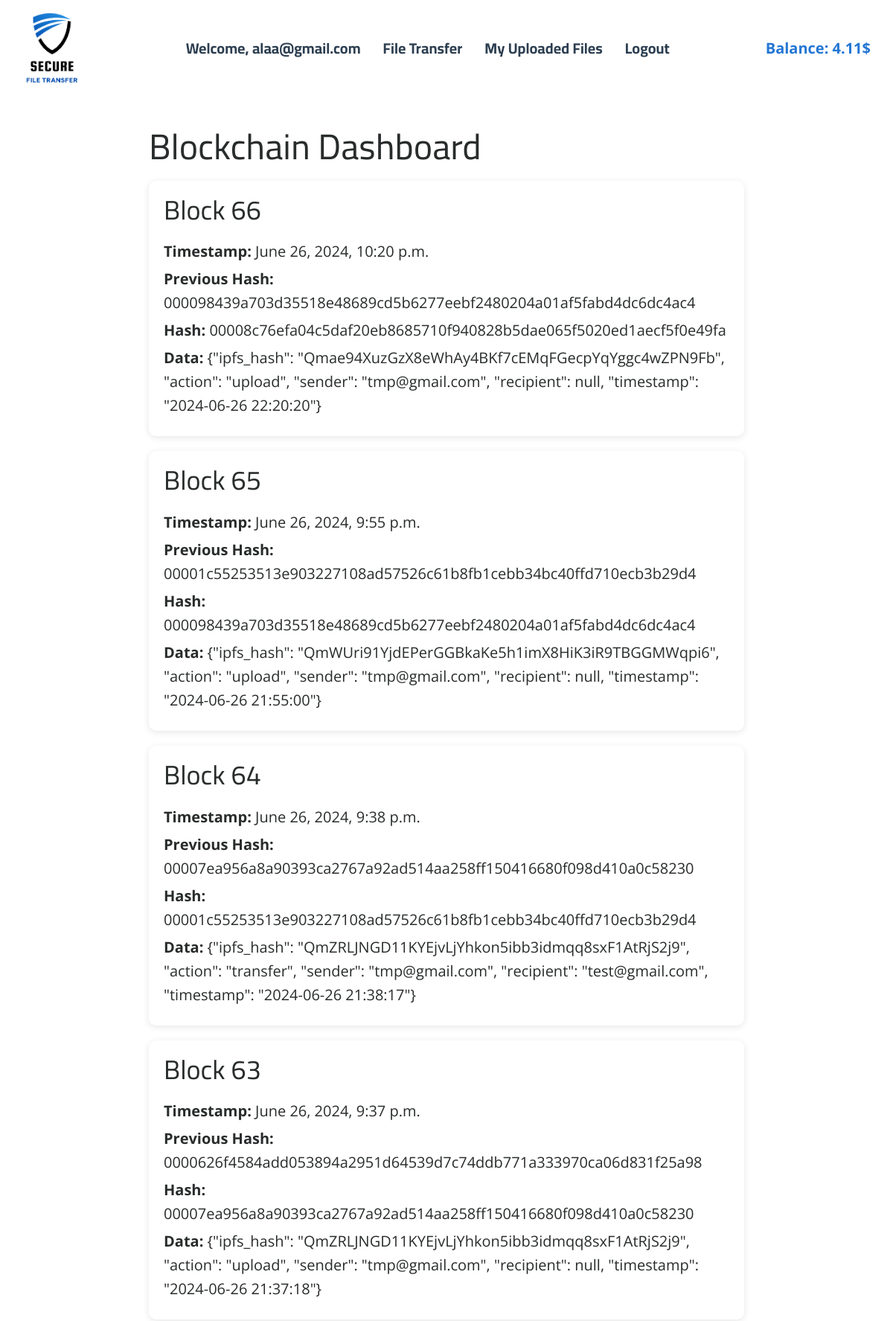
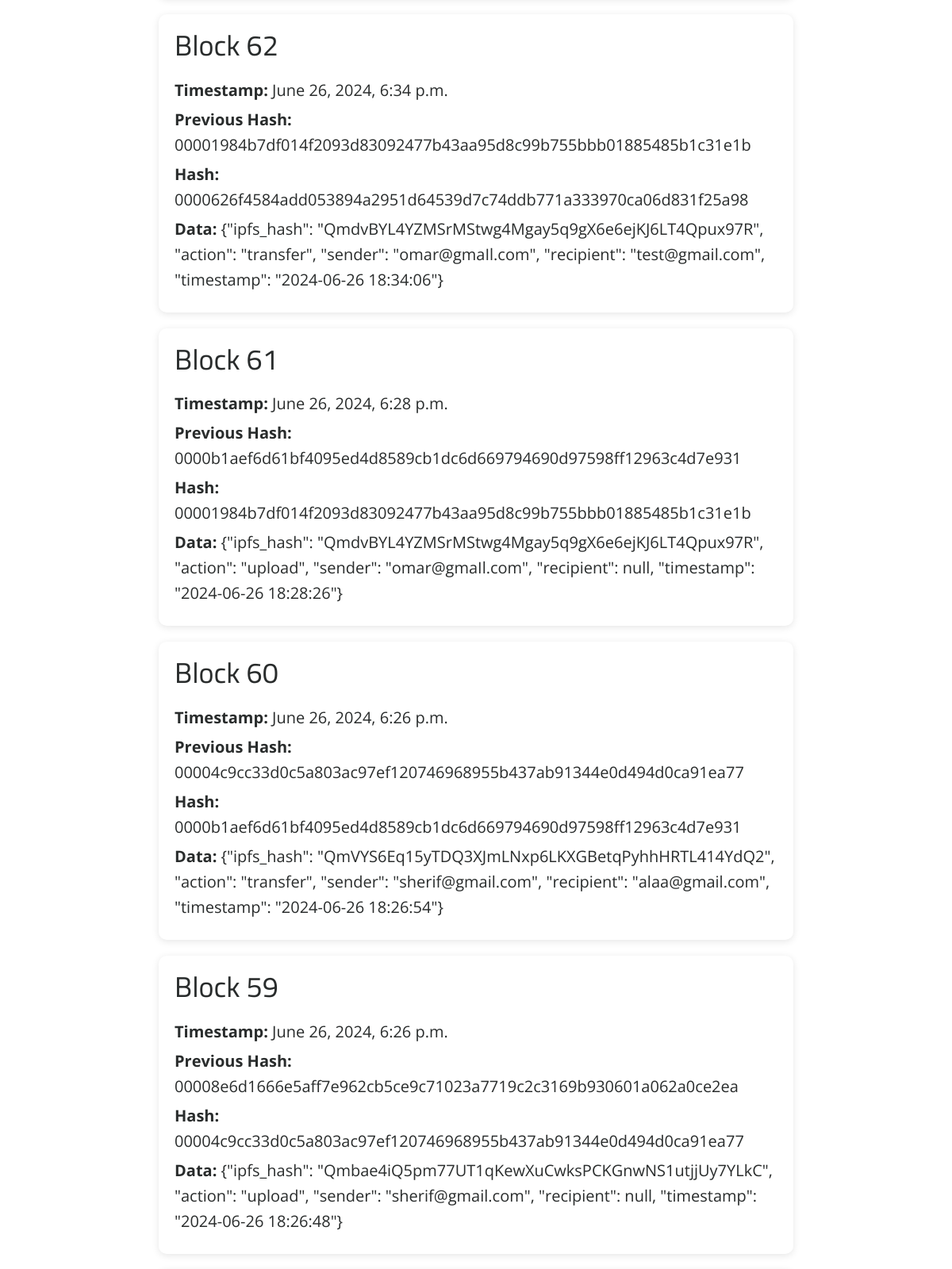
The app's page /dashboard/ (signed in, upper part) with its own data (2 pictures, top to bottom).
### secure_file_transfer/models.py (models this page shows, shortened)
class User(models.Model):
    email = models.EmailField(unique=True)
    password = models.CharField(max_length=128)

class Wallet(models.Model):
    owner = models.OneToOneField(User, on_delete=models.CASCADE)
    balance = models.DecimalField(max_digits=10, decimal_places=2, default=0.00)

class Blockchain(models.Model):
    block_number = models.IntegerField()
    timestamp = models.DateTimeField(auto_now_add=True)
    previous_hash = models.CharField(max_length=64)
    hash = models.CharField(max_length=64)
    data = models.TextField()
    nonce = models.IntegerField(default=0)

### secure_file_transfer/decorators.py (the view)
    def wrapper(request, *args, **kwargs):
        if 'user_id' not in request.session:
            return redirect('/login')
        return view_func(request, *args, **kwargs)

### secure_file_transfer/views.py (called while the page is built)
@custom_login_required
def dashboard(request):
    user = User.objects.get(id=request.session['user_id'])
    wallet, created = Wallet.objects.get_or_create(owner=user)  # Ensure the user has a wallet
    blocks = Blockchain.objects.all().order_by('-block_number')
    return render(request, 'dashboard.html', {'blocks': blocks, 'wallet_balance': wallet.balance})

### templates/dashboard.html (shortened to what this page needs)
{% extends 'base.html' %}
{% block content %}
<section class="dashboard-section">
    <div class="container">
        <h1>Blockchain Dashboard</h1>
        <div class="blockchain-data">
            {% for block in blocks %}
                <div class="block">
                    <h2>Block {{ block.block_number }}</h2>
                    <p><strong>Timestamp:</strong> {{ block.timestamp }}</p>
                    <p><strong>Previous Hash:</strong> {{ block.previous_hash }}</p>
                    <p><strong>Hash:</strong> {{ block.hash }}</p>
                    <p><strong>Data:</strong> {{ block.data }}</p>
                </div>
            {% endfor %}
        </div>
    </div>
</section>
{% endblock %}

### templates/base.html (shortened to what this page needs)
<!DOCTYPE html>
<html lang="en" style="font-size: 16px;">
<head>
    {% load static %}
    <link rel="stylesheet" href="{% static 'css/nicepage.css' %}" media="screen">
    <link rel="stylesheet" href="{% static 'css/Home.css' %}" media="screen">
</head>
<body class="u-body u-xl-mode" data-path-to-root="./" data-include-products="false" data-lang="en">
<header class="u-clearfix u-header u-header" id="sec-d5ff">
    <div class="u-clearfix u-sheet u-sheet-1" style="display: flex; justify-content: space-between; align-items: center;">
        <a href="/" class="u-image u-logo u-image-1">
            <img src="{% static 'images/Secure.png' %}" class="u-logo-image u-logo-image-1" style="width: 80px;height: 110px;">
        </a>
        {% if request.session.user_email %}
            <span class="u-menu-link"><b>Welcome, {{ request.session.user_email }}</b></span>
            <a href="{% url 'file_transfer' %}" class="u-menu-link"><b>File Transfer</b></a>
            <a href="{% url 'files' %}" class="u-menu-link"><b>My Uploaded Files</b></a>
            <a href="{% url 'logout' %}" class="u-menu-link"><b>Logout</b></a>
            <span class="wallet-balance">Balance: {{ wallet_balance }}$</span>
        {% else %}
            <a href="{% url 'login' %}" class="u-menu-link"><b>Login</b></a>
            <a href="{% url 'register' %}" class="u-menu-link"><b>Register</b></a>
        {% endif %}
    </div>
</header>
<div class="main-content">
    {% block content %}
    {% endblock %}
</div>
</body>
</html>

### templates/base.html (style rules this page uses)
.u-menu-link { text-decoration: none; font-weight: normal; transition: color 0.3s, border-bottom 0.3s; position: relative; color: #2c3e50; font-family: 'Cairo', sans-serif; font-size: 1em; margin: 0 15px; }
.u-menu-link::after { content: ''; display: block; width: 0; height: 2px; background: #12adef; transition: width 0.3s; position: absolute; left: 50%; bottom: -5px; transform: translateX(-50%); }
h1, h2, h3, h4, h5, h6 { font-family: 'Cairo', sans-serif; }
body { font-size: 20px !important; font-family: 'Cairo', sans-serif; display: flex; flex-direction: column; min-height: 100vh; margin: 0; }
.u-header { background-color: white; color: #2c3e50; padding: 10px 0; }
.u-logo-image { width: 100%; }
.u-logo { width: 150px; margin-top: 0; }
.main-content { flex: 1; }
.wallet-balance { color: #2476d4; font-weight: bold; margin-left: 10%; }

### templates/dashboard.html (style rules this page uses)
.dashboard-section { padding: 20px; }
.container { max-width: 800px; margin: auto; }
.block { background-color: white; padding: 20px; margin-bottom: 20px; border-radius: 10px; box-shadow: 0 2px 10px rgba(0, 0, 0, 0.1); }
.block h2 { margin-top: 0; }
.block p { margin: 5px 0; }

### records on screen
User: session.user_email "alaa@gmail.com"
Wallet: balance "4.11"
Blockchain: block_number "66", timestamp "June 26, 2024, 10:20 p.m.", previous_hash "000098439a703d35518e48689cd5b6277eebf2480204a01af5fabd4dc6dc4ac4", hash "00008c76efa04c5daf20eb8685710f940828b5dae065f5020ed1aecf5f0e49fa", data "{\"ipfs_hash\": \"Qmae94XuzGzX8eWhAy4BKf7cEMqFGecpYqYggc4wZPN9Fb\", \"action\": \"upload\", \"sender\": \"tmp@gmail.com\", \"recipient\": null, \"timestamp\": \"2024-06-26 22:20:20\"}"
Blockchain: block_number "65", timestamp "June 26, 2024, 9:55 p.m.", previous_hash "00001c55253513e903227108ad57526c61b8fb1cebb34bc40ffd710ecb3b29d4", hash "000098439a703d35518e48689cd5b6277eebf2480204a01af5fabd4dc6dc4ac4", data "{\"ipfs_hash\": \"QmWUri91YjdEPerGGBkaKe5h1imX8HiK3iR9TBGGMWqpi6\", \"action\": \"upload\", \"sender\": \"tmp@gmail.com\", \"recipient\": null, \"timestamp\": \"2024-06-26 21:55:00\"}"
Blockchain: block_number "64", timestamp "June 26, 2024, 9:38 p.m.", previous_hash "00007ea956a8a90393ca2767a92ad514aa258ff150416680f098d410a0c58230", hash "00001c55253513e903227108ad57526c61b8fb1cebb34bc40ffd710ecb3b29d4", data "{\"ipfs_hash\": \"QmZRLJNGD11KYEjvLjYhkon5ibb3idmqq8sxF1AtRjS2j9\", \"action\": \"transfer\", \"sender\": \"tmp@gmail.com\", \"recipient\": \"test@gmail.com\", \"timestamp\": \"2024-06-26 21:38:17\"}"
Blockchain: block_number "63", timestamp "June 26, 2024, 9:37 p.m.", previous_hash "0000626f4584add053894a2951d64539d7c74ddb771a333970ca06d831f25a98", hash "00007ea956a8a90393ca2767a92ad514aa258ff150416680f098d410a0c58230", data "{\"ipfs_hash\": \"QmZRLJNGD11KYEjvLjYhkon5ibb3idmqq8sxF1AtRjS2j9\", \"action\": \"upload\", \"sender\": \"tmp@gmail.com\", \"recipient\": null, \"timestamp\": \"2024-06-26 21:37:18\"}"
Blockchain: block_number "62", timestamp "June 26, 2024, 6:34 p.m.", previous_hash "00001984b7df014f2093d83092477b43aa95d8c99b755bbb01885485b1c31e1b", hash "0000626f4584add053894a2951d64539d7c74ddb771a333970ca06d831f25a98", data "{\"ipfs_hash\": \"QmdvBYL4YZMSrMStwg4Mgay5q9gX6e6ejKJ6LT4Qpux97R\", \"action\": \"transfer\", \"sender\": \"omar@gmaIl.com\", \"recipient\": \"test@gmail.com\", \"timestamp\": \"2024-06-26 18:34:06\"}"
Blockchain: block_number "61", timestamp "June 26, 2024, 6:28 p.m.", previous_hash "0000b1aef6d61bf4095ed4d8589cb1dc6d669794690d97598ff12963c4d7e931", hash "00001984b7df014f2093d83092477b43aa95d8c99b755bbb01885485b1c31e1b", data "{\"ipfs_hash\": \"QmdvBYL4YZMSrMStwg4Mgay5q9gX6e6ejKJ6LT4Qpux97R\", \"action\": \"upload\", \"sender\": \"omar@gmaIl.com\", \"recipient\": null, \"timestamp\": \"2024-06-26 18:28:26\"}"
Blockchain: block_number "60", timestamp "June 26, 2024, 6:26 p.m.", previous_hash "00004c9cc33d0c5a803ac97ef120746968955b437ab91344e0d494d0ca91ea77", hash "0000b1aef6d61bf4095ed4d8589cb1dc6d669794690d97598ff12963c4d7e931", data "{\"ipfs_hash\": \"QmVYS6Eq15yTDQ3XJmLNxp6LKXGBetqPyhhHRTL414YdQ2\", \"action\": \"transfer\", \"sender\": \"sherif@gmail.com\", \"recipient\": \"alaa@gmail.com\", \"timestamp\": \"2024-06-26 18:26:54\"}"
Blockchain: block_number "59", timestamp "June 26, 2024, 6:26 p.m.", previous_hash "00008e6d1666e5aff7e962cb5ce9c71023a7719c2c3169b930601a062a0ce2ea", hash "00004c9cc33d0c5a803ac97ef120746968955b437ab91344e0d494d0ca91ea77", data "{\"ipfs_hash\": \"Qmbae4iQ5pm77UT1qKewXuCwksPCKGnwNS1utjjUy7YLkC\", \"action\": \"upload\", \"sender\": \"sherif@gmail.com\", \"recipient\": null, \"timestamp\": \"2024-06-26 18:26:48\"}"
